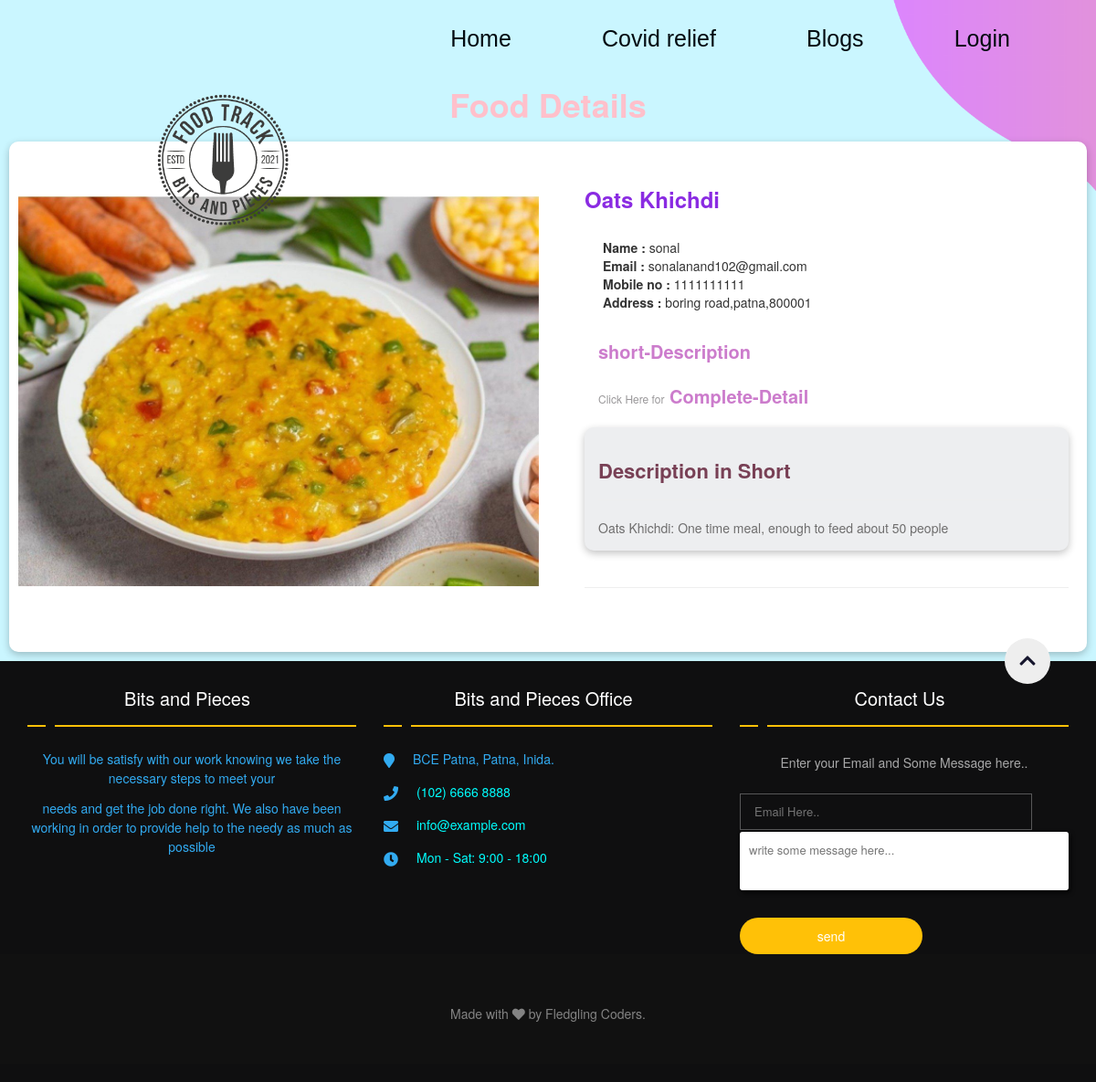
Screenshot of /food_details.php?id=8 with the database file from the repository.
### tables this page shows
CREATE TABLE `posts` (
  `id` int(11) NOT NULL,
  `user_id` int(11) NOT NULL,
  `dType_id` int(11) NOT NULL,
  `objectName` varchar(255) NOT NULL,
  `objectImg` blob NOT NULL,
  `quantity` int(11) NOT NULL,
  `shrt_desc` mediumtext NOT NULL,
  `comp_desc` longtext NOT NULL,
  `status` int(11) NOT NULL DEFAULT 1,
  `createdAt` timestamp NOT NULL DEFAULT current_timestamp(),
  `duration` varchar(10) NOT NULL
);

CREATE TABLE `registeredusers` (
  `id` int(11) NOT NULL,
  `name` varchar(255) NOT NULL,
  `emailId` varchar(255) NOT NULL,
  `phone` bigint(20) NOT NULL,
  `pswd` varchar(255) NOT NULL,
  `status` int(11) NOT NULL DEFAULT 1,
  `createdAt` timestamp NOT NULL DEFAULT current_timestamp()
);

CREATE TABLE `userdetails` (
  `id` int(11) NOT NULL,
  `userId` int(11) NOT NULL,
  `profilePic` blob NOT NULL,
  `alt_phn_no` bigint(20) NOT NULL,
  `pincode` bigint(20) NOT NULL,
  `city` varchar(255) NOT NULL,
  `state` varchar(255) NOT NULL,
  `address` varchar(255) NOT NULL,
  `area` varchar(255) NOT NULL,
  `landMark` varchar(255) NOT NULL,
  `createdAt` timestamp NOT NULL DEFAULT current_timestamp() ON UPDATE current_timestamp(),
  `status` int(11) NOT NULL DEFAULT 1
);

### food_details.php (the view, shortened to what this page needs)
<?php
include('assets/SecondHeader.php');
?>
<div class="breadcrumb-section section bg-black pt-75 pb-75 pt-sm-55 pb-sm-55 pt-xs-45 pb-xs-45">
    <div class="container">
        <div class="row align-items-center">
            <div class="col-md-12">
                <div class="breadcrumb-title">
                    <h2 style=" font-size: 36px; font-weight: 700;color: pink;text-align: left;">Food Details</h2>
                </div>
            </div>
        </div>
    </div>
</div>
<div class="product-section section pt-100 pt-lg-80 pt-md-70 pt-sm-60 pt-xs-50  pb-50 pb-lg-30 pb-md-20 pb-sm-10 pb-xs-0"
    style="padding:10px;background-color:white;margin:10px;border-radius:10px;box-shadow: rgba(0, 0, 0, 0.24) 0px 3px 8px;">
    <div class="container">
        <div class="row">
            <div class="col-lg-12">
                <div class="row">
                    <?php
                    $sql = "SELECT * FROM `posts` WHERE id='" . $_GET['id'] . "'";
                    $query = mysqli_query($conn, $sql);
                    $row = mysqli_fetch_assoc($query);
                    $path = "images/posts/" . $row['objectImg'];
                    $user_id = $row['user_id'];
                    $userSql = "SELECT * FROM `registeredusers` WHERE id='$user_id'";
                    $userQ = mysqli_query($conn, $userSql);
                    $detail = mysqli_fetch_assoc($userQ);
                    $userAddSql = "SELECT * FROM `userdetails` WHERE userId='$user_id'";
                    $userAddQ = mysqli_query($conn, $userAddSql);
                    $addDetail = mysqli_fetch_assoc($userAddQ);
                    ?>
                    <div class="product-details col-12 mb-50 mb-sm-40 mb-xs-30">
                        <div class="product-inner row">
                            <div class="col-md-6 col-12 mb-xs-30">
                                <div class="product-image-slider">
                                    <div class="item" ><a href="<?php echo $path; ?>" target="_blank" class="gallery-popup"><img style="margin-top:50px;" src="<?php echo $path; ?>" alt=""></a>
                                    </div>
                                </div>
                            </div>
                            <div class="col-md-6 col-12 ">
                                <div class="content details" style="padding: 20px;">
                                    <h3 class="title" style="font-weight: 600;color:blueviolet;">
                                        <?php echo $row['objectName'] ?></h4>
                                    </h3>
                                    <div class="product-meta" style="padding: 20px;">
                                        <span class="posted-in"><b>Name :</b> <?php echo $detail['name']; ?></span><br>
                                        <span class="tagged-as"><b>Email :</b>
                                            <?php echo $detail['emailId']; ?></span><br>
                                        <span class="tagged-as"><b>Mobile no :</b>
                                            <?php echo $detail['phone']; ?></span><br>
                                        <span class="tagged-as"><b>Address :</b>
                                        </span><?php echo $addDetail['address'] . "," . $addDetail['pincode']; ?></span>
                                    </div>
                                    <ul class="product-details-tab-list nav">
                                        <li><a class="active show" href="#product-description" data-toggle="tab"
                                                style="width: 200px; font-size: 20px; font-weight: 700;color:#cc7ccc;text-align: left;">short-Description</a>
                                        </li>
                                        <li><a href="#product-review" data-toggle="tab"
                                                style="width: 270px; font-size: 20px; font-weight: 700;color: #cc7ccc;text-align: left;margin-bottom:10px;"><small
                                                    style=" font-size: 12px; font-weight: 400;color:#999799;text-align: left;">Click
                                                    Here for</small> Complete-Detail</a>
                                        </li>
                                    </ul>
                                    <div class="tab-content">
                                        <div id="product-description" class="tab-pane active show"
                                            style="background-color: #edeef0; padding:15px;border-radius:10px;box-shadow: rgba(0, 0, 0, 0.24) 0px 3px 8px;">
                                            <h3
                                                style=" font-size: 22px; font-weight: 700;color:#784055;text-align: left;">
                                                Description in Short</h3>
                                            <hr>
                                            <div class="product-description" style="color: #6e6d6d;">
                                                <?php echo $row['shrt_desc'] ?>
                                            </div>
                                        </div><br>
                                    </div>
                                    <hr>
                                    <div class="buttons">
                                    </div>
                                </div>
                            </div>
                        </div>
                    </div>
                </div>
            </div>
        </div>
    </div>
</div>
<?php
include("assets/footer.php");
?>

### css/all.css (style rules this page uses)
* { margin: 0; padding: 0; box-sizing: border-box; }
html { font-size: 10px; font-family: Roboto, sans-serif; color: #ebf4fa; }
body { background: url("../images/landingpage.png") no-repeat center fixed; background-size: cover; }
a { text-decoration: none; color: rgb(2, 11, 17); cursor: pointer; }
img { object-fit: cover; width: 100%; }
.container { display: flex; flex-direction: column; align-items: center; justify-content: center; }
.buttons { display: flex; justify-content: space-between; padding: 10px; }
.breadcrumb-title h2 { font-size: 36px; font-weight: 700; color: #ffffff; text-align: left; }

### rows the page displays
posts: objectImg (picture), objectName "Oats Khichdi", shrt_desc "Oats Khichdi: One time meal, enough to feed about 50 people"
registeredusers: name "sonal", emailId "sonalanand102@gmail.com", phone "1111111111"
userdetails: address "boring road,patna", pincode "800001"
